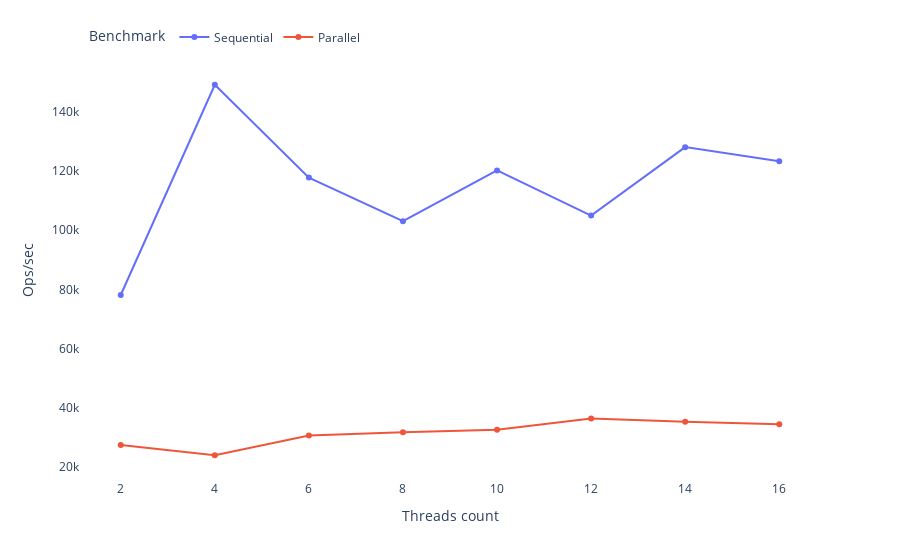

Notebook code for this chart:
### Markdown cell above
## 1000 items

### Code cell
items = 1000
chart = create_chart(scores.loc[scores['size']==items])
write_chart(chart,profile,f'{benchmark}-{items}')
chart

### Figure 1 — Plotly figure (JSON) as saved in the notebook; plotly's stock layout.template omitted (floating-point values rounded to 4 significant figures)
{"data": [{"hovertemplate": "Benchmark=Sequential<br>Threads count=%{x}<br>Ops/sec=%{y}<extra></extra>", "legendgroup": "Sequential", "line": {"color": "#636efa", "dash": "solid"}, "marker": {"symbol": "circle"}, "mode": "lines+markers", "name": "Sequential", "orientation": "v", "showlegend": true, "type": "scatter", "x": [2, 4, 6, 8, 10, 12, 14, 16], "xaxis": "x", "y": [78070.0, 149300.0, 117800.0, 103100.0, 120300.0, 105000.0, 128200.0, 123400.0], "yaxis": "y"}, {"hovertemplate": "Benchmark=Parallel<br>Threads count=%{x}<br>Ops/sec=%{y}<extra></extra>", "legendgroup": "Parallel", "line": {"color": "#EF553B", "dash": "solid"}, "marker": {"symbol": "circle"}, "mode": "lines+markers", "name": "Parallel", "orientation": "v", "showlegend": true, "type": "scatter", "x": [2, 4, 6, 8, 10, 12, 14, 16], "xaxis": "x", "y": [27270.0, 23780.0, 30440.0, 31610.0, 32420.0, 36230.0, 35140.0, 34310.0], "yaxis": "y"}], "layout": {"autosize": true, "legend": {"orientation": "h", "title": {"text": "Benchmark"}, "tracegroupgap": 0, "x": 0.01, "xanchor": "left", "y": 1.02, "yanchor": "bottom"}, "margin": {"t": 60}, "plot_bgcolor": "rgba(0, 0, 0, 0)", "xaxis": {"anchor": "y", "autorange": true, "domain": [0, 1], "dtick": 2, "range": [1.179, 16.82], "tick0": 2, "title": {"text": "Threads count"}, "type": "linear"}, "yaxis": {"anchor": "x", "autorange": true, "domain": [0, 1], "range": [14060.0, 159000.0], "title": {"text": "Ops/sec"}, "type": "linear"}}}
